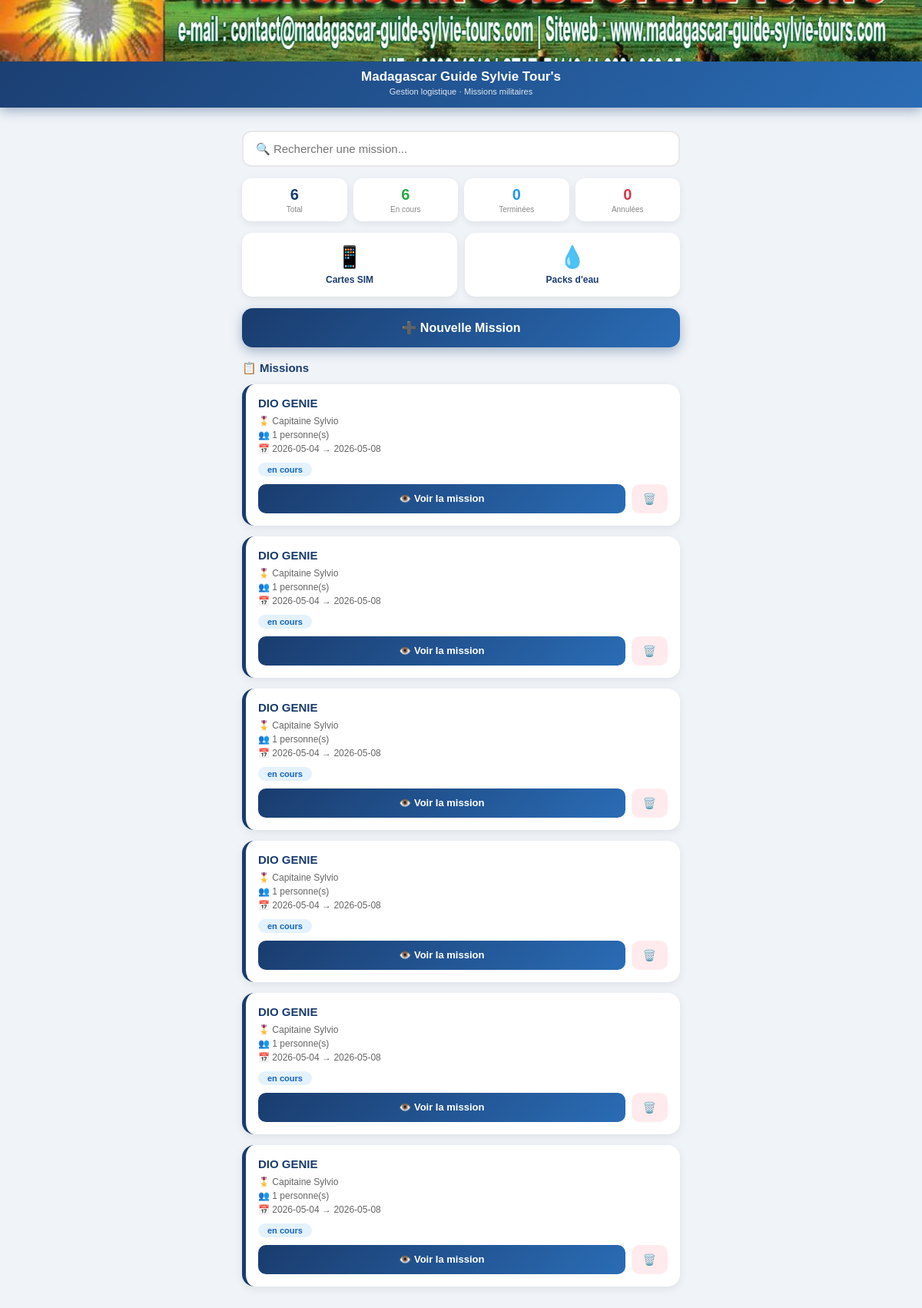
Before: / with the older database file.
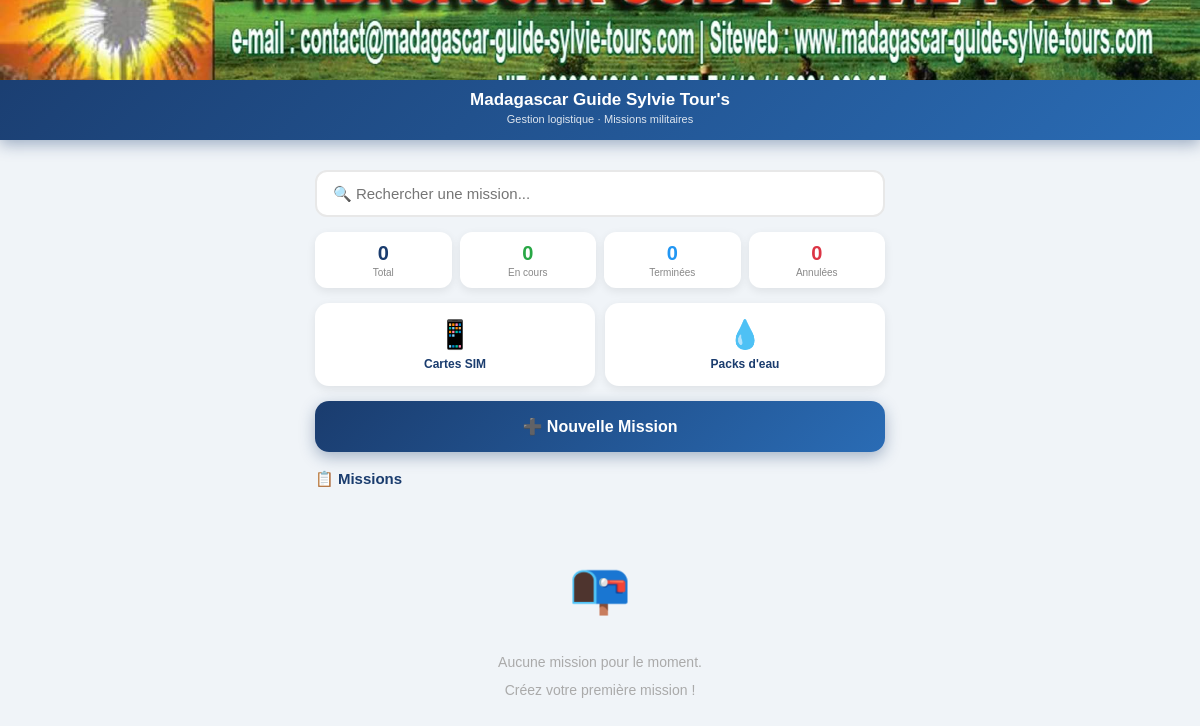
After: the same page with the newer database file.
### tables this page shows
CREATE TABLE missions (
        id INTEGER PRIMARY KEY AUTOINCREMENT,
        nom TEXT NOT NULL,
        client TEXT,
        nb_personnes INTEGER,
        date_arrivee TEXT,
        date_depart TEXT,
        statut TEXT DEFAULT 'en cours',
        numero_facture TEXT,
        notes TEXT
    );

### app.py (the view)
@app.route('/')
def accueil():
    conn = sqlite3.connect(DB)
    c = conn.cursor()
    c.execute("SELECT * FROM missions ORDER BY id DESC")
    missions = c.fetchall()
    conn.close()
    return render_template('accueil.html', missions=missions)

### templates/accueil.html (shortened to what this page needs)
<!DOCTYPE html>
<html lang="fr">
<head>
</head>
<body>
    <div class="header">
        <img src="/static/logo.jpg" class="header-logo" alt="Logo">
        <div class="header-text">
            <h1>Madagascar Guide Sylvie Tour's</h1>
            <p>Gestion logistique · Missions militaires</p>
        </div>
    </div>
    <div class="container">
        <input type="text" class="search-bar" id="searchBar" onkeyup="filterMissions()" placeholder="🔍 Rechercher une mission...">
        <div class="stats-bar">
            <div class="stat-box">
                <strong>{{ missions|length }}</strong>
                <span>Total</span>
            </div>
            <div class="stat-box green">
                <strong>{{ missions|selectattr('6', 'equalto', 'en cours')|list|length }}</strong>
                <span>En cours</span>
            </div>
            <div class="stat-box blue">
                <strong>{{ missions|selectattr('6', 'equalto', 'terminée')|list|length }}</strong>
                <span>Terminées</span>
            </div>
            <div class="stat-box red">
                <strong>{{ missions|selectattr('6', 'equalto', 'annulée')|list|length }}</strong>
                <span>Annulées</span>
            </div>
        </div>
        <div class="shortcut-grid">
            <a href="/cartes_sim" class="shortcut-btn">
                <span class="icon">📱</span>
                <span class="label">Cartes SIM</span>
            </a>
            <a href="/packs_eau" class="shortcut-btn">
                <span class="icon">💧</span>
                <span class="label">Packs d'eau</span>
            </a>
        </div>
        <a href="/nouvelle_mission" class="btn-nouvelle">➕ Nouvelle Mission</a>
        <div class="section-title">📋 Missions</div>
        {% if missions %}
            {% for m in missions %}
            <div class="mission-card {% if m[6] == 'terminée' %}terminee{% elif m[6] == 'annulée' %}annulee{% endif %}" id="card-{{ m[0] }}">
                <h3>{{ m[1] }}</h3>
                <div class="mission-meta">
                    <span>🎖️ {{ m[2] }}</span>
                    <span>👥 {{ m[3] }} personne(s)</span>
                    <span>📅 {{ m[4] }} → {{ m[5] }}</span>
                </div>
                <span class="badge {% if m[6] == 'en cours' %}badge-encours{% elif m[6] == 'terminée' %}badge-terminee{% else %}badge-annulee{% endif %}">
                    {{ m[6] }}
                </span>
                <div class="card-actions">
                    <a href="/mission/{{ m[0] }}" class="btn-voir">👁️ Voir la mission</a>
                    <a href="/supprimer_mission/{{ m[0] }}" class="btn-supprimer" onclick="return confirm('Supprimer cette mission ?')">🗑️</a>
                </div>
            </div>
            {% endfor %}
        {% else %}
            <div class="empty">
                <span class="empty-icon">📭</span>
                Aucune mission pour le moment.<br>
                Créez votre première mission !
            </div>
        {% endif %}
    </div>
</body>
</html>

### templates/accueil.html (style rules this page uses)
* { margin: 0; padding: 0; box-sizing: border-box; }
body { font-family: Arial, sans-serif; background: #f0f4f8; color: #333; }
.header { background: linear-gradient(135deg, #1a3c6e 0%, #2a6cb5 100%); color: white; box-shadow: 0 4px 15px rgba(26,60,110,0.4); }
.header-logo { width: 100%; height: 80px; object-fit: cover; display: block; }
.header-text { padding: 10px 15px 15px; text-align: center; }
.header-text h1 { font-size: 17px; font-weight: bold; }
.header-text p { font-size: 11px; opacity: 0.85; margin-top: 3px; }
.container { padding: 15px; max-width: 600px; margin: auto; padding-bottom: 40px; }
.search-bar { width: 100%; padding: 13px 16px; border: 2px solid #e8e8e8; border-radius: 12px; font-size: 15px; outline: none; margin-bottom: 15px; margin-top: 15px; }
.stats-bar { display: grid; grid-template-columns: repeat(4, 1fr); gap: 8px; margin-bottom: 15px; }
.stat-box { background: white; border-radius: 12px; padding: 10px 6px; text-align: center; box-shadow: 0 3px 10px rgba(0,0,0,0.08); }
.stat-box strong { display: block; font-size: 20px; color: #1a3c6e; font-weight: bold; }
.stat-box span { font-size: 10px; color: #888; margin-top: 2px; display: block; }
.stat-box.green strong { color: #28a745; }
.stat-box.blue strong { color: #2196f3; }
.stat-box.red strong { color: #dc3545; }
.shortcut-grid { display: grid; grid-template-columns: repeat(2, 1fr); gap: 10px; margin-bottom: 15px; }
.shortcut-btn { background: white; border-radius: 14px; padding: 15px; text-align: center; text-decoration: none; box-shadow: 0 3px 10px rgba(0,0,0,0.08); display: flex; flex-direction: column; align-items: center; gap: 6px; }
.shortcut-btn .icon { font-size: 28px; }
.shortcut-btn .label { font-size: 12px; font-weight: bold; color: #1a3c6e; }
.btn-nouvelle { display: flex; align-items: center; justify-content: center; gap: 8px; background: linear-gradient(135deg, #1a3c6e, #2a6cb5); color: white; padding: 16px; border-radius: 14px; text-decoration: none; margin-bottom: 18px; font-size: 16px; font-weight: bold; box-shadow: 0 5px 15px rgba(26,60,110,0.35); }
.section-title { font-size: 15px; font-weight: bold; color: #1a3c6e; margin-bottom: 12px; display: flex; align-items: center; gap: 6px; }
.empty { text-align: center; color: #aaa; margin-top: 50px; font-size: 14px; line-height: 2; }
.empty-icon { font-size: 50px; display: block; margin-bottom: 10px; }

Changed rows visible on the page:
removed missions: nom "DIO GENIE", client "Capitaine Sylvio", nb_personnes "1", date_arrivee "2026-05-04", date_depart "2026-05-08", statut "en cours"
removed missions: nom "DIO GENIE", client "Capitaine Sylvio", nb_personnes "1", date_arrivee "2026-05-04", date_depart "2026-05-08", statut "en cours"
removed missions: nom "DIO GENIE", client "Capitaine Sylvio", nb_personnes "1", date_arrivee "2026-05-04", date_depart "2026-05-08", statut "en cours"
removed missions: nom "DIO GENIE", client "Capitaine Sylvio", nb_personnes "1", date_arrivee "2026-05-04", date_depart "2026-05-08", statut "en cours"
removed missions: nom "DIO GENIE", client "Capitaine Sylvio", nb_personnes "1", date_arrivee "2026-05-04", date_depart "2026-05-08", statut "en cours"
removed missions: nom "DIO GENIE", client "Capitaine Sylvio", nb_personnes "1", date_arrivee "2026-05-04", date_depart "2026-05-08", statut "en cours"
Other visible differences:
{{ missions|length }}: "6" → "0"
{{ missions|selectattr('6', 'equalto', 'en cours')|list|length }}: "6" → "0"
text now shown: "📭 Aucune mission pour le moment. Créez votre première mission !"
